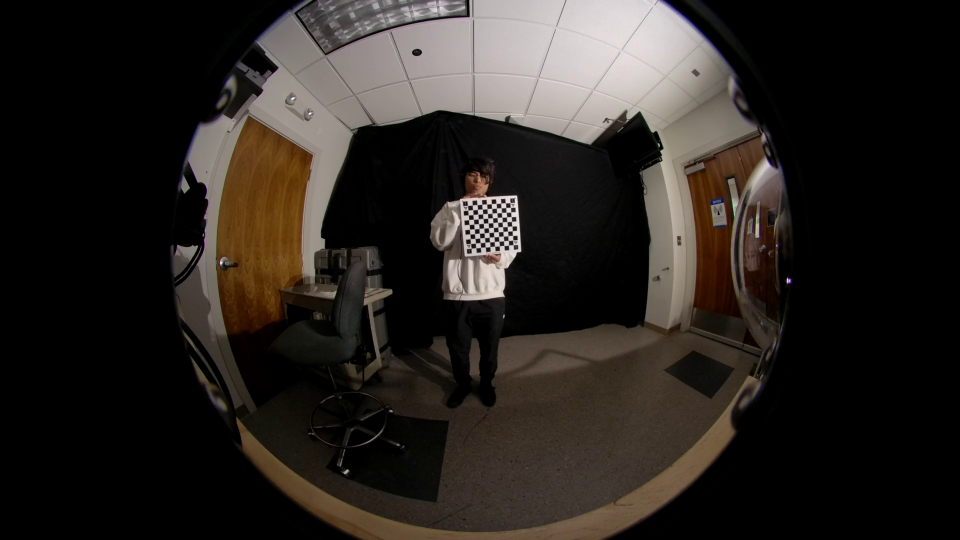
#> input picture LL/chessboardd-L16.png, 1920 x 1080 px, given in place of chessboardd-L1.png, which was not available (shown at 1/2 size)
$ python medium_undistort.py LL/chessboardd-L16.png   (older library calls are emulated)
#> lines starting #> are read from the running program, lines starting #| are printed output that depends on the picture; pictures that were not available may be replaced by others from this repository, and a replacement may not be noted
# You should replace these 3 lines with the output in calibration step


import numpy as np
import cv2
import sys
import os
import glob

""" LEFT
DIM=(1920, 1080)
K=np.array([[386.86272580887766, 0.0, 961.3496948184803], [0.0, 386.4098425816344, 507.1367485438685], [0.0, 0.0, 1.0]])
D=np.array([[0.025075441107852738], [-0.026474731140917737], [0.02878644374021592], [-0.011533604444589816]])
"""

""" RIGHT
DIM=(1920, 1080)
K=np.array([[386.49404392457035, 0.0, 950.7834022296813], [0.0, 386.17955232335163, 534.966578693153], [0.0, 0.0, 1.0]])
D=np.array([[0.027946380281796915], [-0.02052588351194629], [0.015438289890456498], [-0.005880227411641979]])
"""

""" LEFT V2
DIM=(1920, 1080)
K=np.array([[390.04427555700215, 0.0, 961.6136195957941], [0.0, 389.91220362222515, 508.6686936437803], [0.0, 0.0, 1.0]])
D=np.array([[0.025635339869543264], [-0.037264630055349614], [0.03804086063442726], [-0.01399852912413158]])
"""

""" RIGHT V2
DIM=(1920, 1080)
K=np.array([[386.386322313026, 0.0, 950.8192461891825], [0.0, 386.0537491228412, 534.9458738253207], [0.0, 0.0, 1.0]])
D=np.array([[0.028665799058537656], [-0.022179141581777077], [0.017364406587187752], [-0.006659607916889329]])
"""


"""LEFT V3
DIM=(1920, 1080)
K=np.array([[391.3848450284422, 0.0, 962.3775216439046], [0.0, 391.0778105961325, 508.34751216462564], [0.0, 0.0, 1.0]])
D=np.array([[0.006236998786723406], [0.005462819175278735], [-0.003998179526054345], [0.0005439273824285558]])
"""

#RIGHT V3
DIM=(1920, 1080)
KR=np.array([[384.67485064332175, 0.0, 950.8595665068705], [0.0, 384.8128042580504, 539.3097801677955], [0.0, 0.0, 1.0]])
DR=np.array([[0.025630777892378356], [-0.017527660784374195], [0.008867163745251873], [-0.001989176145429497]])

DIM=(1920, 1080)
KL=np.array([[391.3848450284422, 0.0, 962.3775216439046], [0.0, 391.0778105961325, 508.34751216462564], [0.0, 0.0, 1.0]])
DL=np.array([[0.006236998786723406], [0.005462819175278735], [-0.003998179526054345], [0.0005439273824285558]])
#def undistort(img_path):
#img_path=
images = glob.glob(r'C:\Users\Benjamin\Documents\Stereo-Vision\LL\*.png')
pathL = "./LL/"
pathR = "./RR/"
j=1
for i in (range(1,73)):
    imgL = cv2.imread(pathL+"chessboardd-L%d.png"%i)
#> imgL is the input picture: shape (1080, 1920, 3); mean B, G, R 32.6, 36.7, 41.7
    imgR = cv2.imread(pathR+"chessboardd-R%d.png"%i)
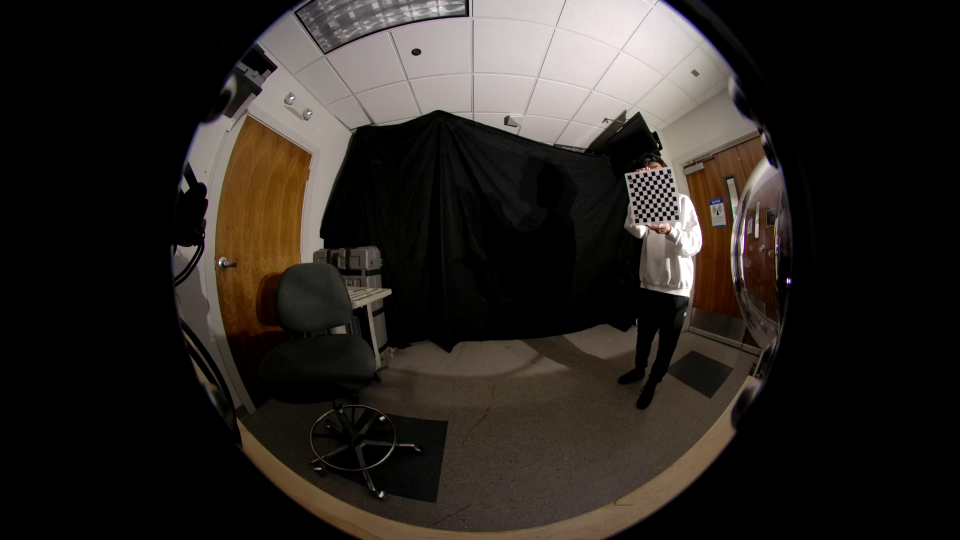
#> input picture LL/chessboardd-L22.png, 1920 x 1080 px, given in place of chessboardd-R1.png, which was not available (shown at 1/2 size)
#> imgR is the input picture: shape (1080, 1920, 3); mean B, G, R 33.1, 37.1, 41.9
    #h,w = imgL.shape[:2]
    map1L, map2L = cv2.fisheye.initUndistortRectifyMap(KL, DL, np.eye(3), KL, DIM, cv2.CV_16SC2)
    undistorted_imgL = cv2.remap(imgL, map1L, map2L, interpolation=cv2.INTER_LINEAR, borderMode=cv2.BORDER_CONSTANT)
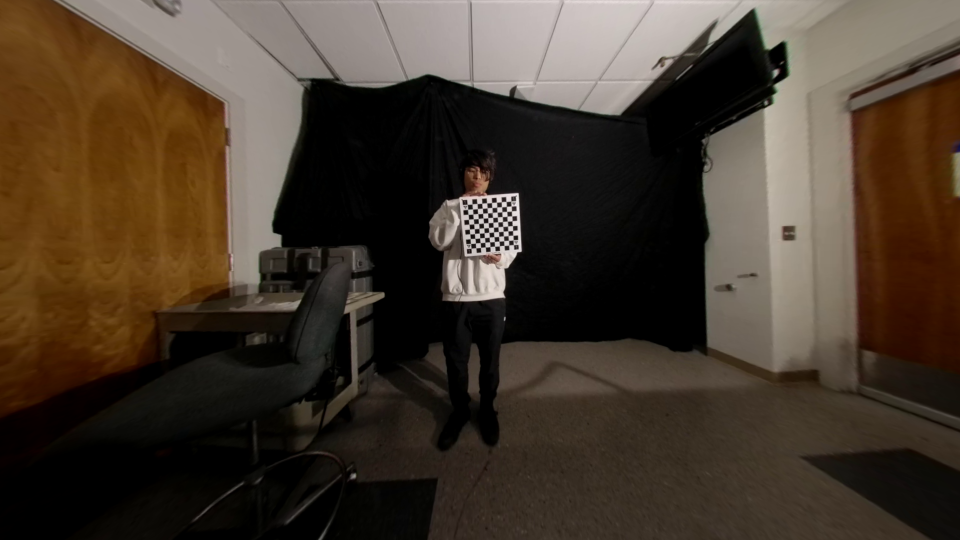
#> undistorted_imgL: shape (1080, 1920, 3) (shown at 1/2 size); mean B, G, R 44.5, 57.1, 69.5
    map1R, map2R = cv2.fisheye.initUndistortRectifyMap(KR, DR, np.eye(3), KR, DIM, cv2.CV_16SC2)
    undistorted_imgR = cv2.remap(imgR, map1R, map2R, interpolation=cv2.INTER_LINEAR, borderMode=cv2.BORDER_CONSTANT)
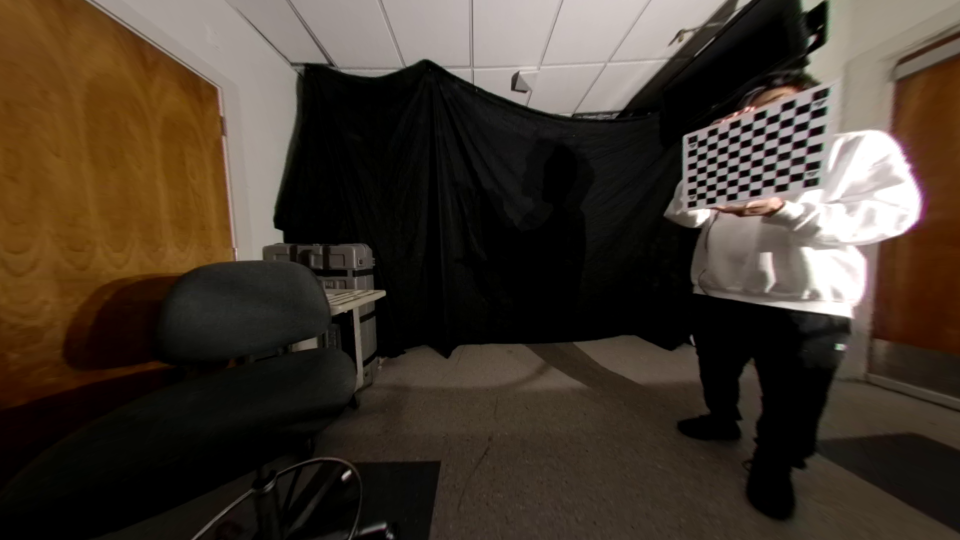
#> undistorted_imgR: shape (1080, 1920, 3) (shown at 1/2 size); mean B, G, R 44.9, 56.1, 67.2
    cv2.imshow("L"+str(i), undistorted_imgL)
    cv2.imshow("R"+str(i), undistorted_imgR)
    if cv2.waitKey(0) & 0xFF == ord('s'):
#> (key Esc is pressed here)
#> (the run stopped early here; a loop or call above may not have finished)
